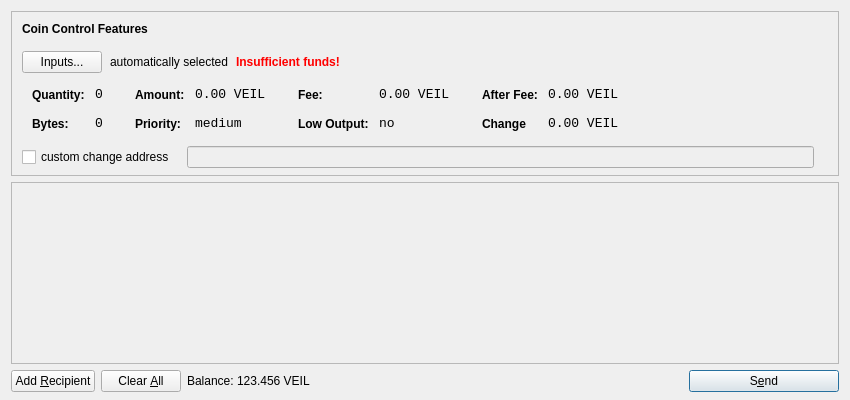
<?xml version="1.0" encoding="UTF-8"?>
<ui version="4.0">
 <class>SendCoinsDialog</class>
 <widget class="QDialog" name="SendCoinsDialog">
  <property name="geometry">
   <rect>
    <x>0</x>
    <y>0</y>
    <width>850</width>
    <height>400</height>
   </rect>
  </property>
  <property name="windowTitle">
   <string>Send Coins</string>
  </property>
  <layout class="QVBoxLayout" name="verticalLayout" stretch="0,1,0">
   <property name="bottomMargin">
    <number>8</number>
   </property>
   <item>
    <widget class="QFrame" name="frameCoinControl">
     <property name="sizePolicy">
      <sizepolicy hsizetype="Expanding" vsizetype="Expanding">
       <horstretch>0</horstretch>
       <verstretch>0</verstretch>
      </sizepolicy>
     </property>
     <property name="maximumSize">
      <size>
       <width>16777215</width>
       <height>16777215</height>
      </size>
     </property>
     <property name="frameShape">
      <enum>QFrame::StyledPanel</enum>
     </property>
     <property name="frameShadow">
      <enum>QFrame::Sunken</enum>
     </property>
     <layout class="QVBoxLayout" name="verticalLayoutCoinControl2">
      <property name="spacing">
       <number>-1</number>
      </property>
      <property name="leftMargin">
       <number>0</number>
      </property>
      <property name="topMargin">
       <number>0</number>
      </property>
      <property name="rightMargin">
       <number>0</number>
      </property>
      <property name="bottomMargin">
       <number>6</number>
      </property>
      <item>
       <layout class="QVBoxLayout" name="verticalLayoutCoinControl" stretch="0,0,0,0,1">
        <property name="spacing">
         <number>0</number>
        </property>
        <property name="leftMargin">
         <number>10</number>
        </property>
        <property name="topMargin">
         <number>10</number>
        </property>
        <item>
         <layout class="QHBoxLayout" name="horizontalLayoutCoinControl1">
          <property name="bottomMargin">
           <number>15</number>
          </property>
          <item>
           <widget class="QLabel" name="labelCoinControlFeatures">
            <property name="sizePolicy">
             <sizepolicy hsizetype="Preferred" vsizetype="Maximum">
              <horstretch>0</horstretch>
              <verstretch>0</verstretch>
             </sizepolicy>
            </property>
            <property name="font">
             <font>
              <weight>75</weight>
              <bold>true</bold>
             </font>
            </property>
            <property name="styleSheet">
             <string notr="true">font-weight:bold;</string>
            </property>
            <property name="text">
             <string>Coin Control Features</string>
            </property>
           </widget>
          </item>
         </layout>
        </item>
        <item>
         <layout class="QHBoxLayout" name="horizontalLayoutCoinControl2" stretch="0,0,0,0">
          <property name="spacing">
           <number>8</number>
          </property>
          <property name="bottomMargin">
           <number>10</number>
          </property>
          <item>
           <widget class="QPushButton" name="pushButtonCoinControl">
            <property name="styleSheet">
             <string notr="true"/>
            </property>
            <property name="text">
             <string>Inputs...</string>
            </property>
           </widget>
          </item>
          <item>
           <widget class="QLabel" name="labelCoinControlAutomaticallySelected">
            <property name="text">
             <string>automatically selected</string>
            </property>
            <property name="margin">
             <number>5</number>
            </property>
           </widget>
          </item>
          <item>
           <widget class="QLabel" name="labelCoinControlInsuffFunds">
            <property name="font">
             <font>
              <weight>75</weight>
              <bold>true</bold>
             </font>
            </property>
            <property name="styleSheet">
             <string notr="true">color:red;font-weight:bold;</string>
            </property>
            <property name="text">
             <string>Insufficient funds!</string>
            </property>
            <property name="margin">
             <number>5</number>
            </property>
           </widget>
          </item>
          <item>
           <spacer name="horizontalSpacerCoinControl">
            <property name="orientation">
             <enum>Qt::Horizontal</enum>
            </property>
            <property name="sizeHint" stdset="0">
             <size>
              <width>40</width>
              <height>1</height>
             </size>
            </property>
           </spacer>
          </item>
         </layout>
        </item>
        <item>
         <widget class="QWidget" name="widgetCoinControl" native="true">
          <property name="sizePolicy">
           <sizepolicy hsizetype="Preferred" vsizetype="Preferred">
            <horstretch>0</horstretch>
            <verstretch>0</verstretch>
           </sizepolicy>
          </property>
          <property name="minimumSize">
           <size>
            <width>0</width>
            <height>0</height>
           </size>
          </property>
          <property name="styleSheet">
           <string notr="true"/>
          </property>
          <layout class="QHBoxLayout" name="horizontalLayoutCoinControl5">
           <property name="margin">
            <number>0</number>
           </property>
           <item>
            <layout class="QHBoxLayout" name="horizontalLayoutCoinControl3" stretch="0,0,0,1">
             <property name="spacing">
              <number>20</number>
             </property>
             <property name="topMargin">
              <number>0</number>
             </property>
             <property name="bottomMargin">
              <number>10</number>
             </property>
             <item>
              <layout class="QFormLayout" name="formLayoutCoinControl1">
               <property name="horizontalSpacing">
                <number>10</number>
               </property>
               <property name="verticalSpacing">
                <number>14</number>
               </property>
               <property name="leftMargin">
                <number>10</number>
               </property>
               <property name="topMargin">
                <number>4</number>
               </property>
               <property name="rightMargin">
                <number>6</number>
               </property>
               <item row="0" column="0">
                <widget class="QLabel" name="labelCoinControlQuantityText">
                 <property name="styleSheet">
                  <string notr="true">font-weight:bold;</string>
                 </property>
                 <property name="text">
                  <string>Quantity:</string>
                 </property>
                 <property name="margin">
                  <number>0</number>
                 </property>
                </widget>
               </item>
               <item row="0" column="1">
                <widget class="QLabel" name="labelCoinControlQuantity">
                 <property name="font">
                  <font>
                   <family>Monospace</family>
                   <pointsize>10</pointsize>
                  </font>
                 </property>
                 <property name="cursor">
                  <cursorShape>IBeamCursor</cursorShape>
                 </property>
                 <property name="contextMenuPolicy">
                  <enum>Qt::ActionsContextMenu</enum>
                 </property>
                 <property name="text">
                  <string>0</string>
                 </property>
                 <property name="margin">
                  <number>0</number>
                 </property>
                 <property name="textInteractionFlags">
                  <set>Qt::LinksAccessibleByMouse|Qt::TextSelectableByKeyboard|Qt::TextSelectableByMouse</set>
                 </property>
                </widget>
               </item>
               <item row="1" column="0">
                <widget class="QLabel" name="labelCoinControlBytesText">
                 <property name="styleSheet">
                  <string notr="true">font-weight:bold;</string>
                 </property>
                 <property name="text">
                  <string>Bytes:</string>
                 </property>
                </widget>
               </item>
               <item row="1" column="1">
                <widget class="QLabel" name="labelCoinControlBytes">
                 <property name="font">
                  <font>
                   <family>Monospace</family>
                   <pointsize>10</pointsize>
                  </font>
                 </property>
                 <property name="cursor">
                  <cursorShape>IBeamCursor</cursorShape>
                 </property>
                 <property name="contextMenuPolicy">
                  <enum>Qt::ActionsContextMenu</enum>
                 </property>
                 <property name="text">
                  <string>0</string>
                 </property>
                 <property name="textInteractionFlags">
                  <set>Qt::LinksAccessibleByMouse|Qt::TextSelectableByKeyboard|Qt::TextSelectableByMouse</set>
                 </property>
                </widget>
               </item>
              </layout>
             </item>
             <item>
              <layout class="QFormLayout" name="formLayoutCoinControl2">
               <property name="horizontalSpacing">
                <number>10</number>
               </property>
               <property name="verticalSpacing">
                <number>14</number>
               </property>
               <property name="leftMargin">
                <number>6</number>
               </property>
               <property name="topMargin">
                <number>4</number>
               </property>
               <property name="rightMargin">
                <number>6</number>
               </property>
               <item row="0" column="0">
                <widget class="QLabel" name="labelCoinControlAmountText">
                 <property name="styleSheet">
                  <string notr="true">font-weight:bold;</string>
                 </property>
                 <property name="text">
                  <string>Amount:</string>
                 </property>
                 <property name="margin">
                  <number>0</number>
                 </property>
                </widget>
               </item>
               <item row="0" column="1">
                <widget class="QLabel" name="labelCoinControlAmount">
                 <property name="font">
                  <font>
                   <family>Monospace</family>
                   <pointsize>10</pointsize>
                  </font>
                 </property>
                 <property name="cursor">
                  <cursorShape>IBeamCursor</cursorShape>
                 </property>
                 <property name="contextMenuPolicy">
                  <enum>Qt::ActionsContextMenu</enum>
                 </property>
                 <property name="text">
                  <string>0.00 VEIL</string>
                 </property>
                 <property name="textInteractionFlags">
                  <set>Qt::LinksAccessibleByMouse|Qt::TextSelectableByKeyboard|Qt::TextSelectableByMouse</set>
                 </property>
                </widget>
               </item>
               <item row="1" column="0">
                <widget class="QLabel" name="labelCoinControlPriorityText">
                 <property name="styleSheet">
                  <string notr="true">font-weight:bold;</string>
                 </property>
                 <property name="text">
                  <string>Priority:</string>
                 </property>
                </widget>
               </item>
               <item row="1" column="1">
                <widget class="QLabel" name="labelCoinControlPriority">
                 <property name="font">
                  <font>
                   <family>Monospace</family>
                   <pointsize>10</pointsize>
                  </font>
                 </property>
                 <property name="cursor">
                  <cursorShape>IBeamCursor</cursorShape>
                 </property>
                 <property name="contextMenuPolicy">
                  <enum>Qt::ActionsContextMenu</enum>
                 </property>
                 <property name="text">
                  <string>medium</string>
                 </property>
                 <property name="textInteractionFlags">
                  <set>Qt::LinksAccessibleByMouse|Qt::TextSelectableByKeyboard|Qt::TextSelectableByMouse</set>
                 </property>
                </widget>
               </item>
              </layout>
             </item>
             <item>
              <layout class="QFormLayout" name="formLayoutCoinControl3">
               <property name="horizontalSpacing">
                <number>10</number>
               </property>
               <property name="verticalSpacing">
                <number>14</number>
               </property>
               <property name="leftMargin">
                <number>6</number>
               </property>
               <property name="topMargin">
                <number>4</number>
               </property>
               <property name="rightMargin">
                <number>6</number>
               </property>
               <item row="0" column="0">
                <widget class="QLabel" name="labelCoinControlFeeText">
                 <property name="styleSheet">
                  <string notr="true">font-weight:bold;</string>
                 </property>
                 <property name="text">
                  <string>Fee:</string>
                 </property>
                 <property name="margin">
                  <number>0</number>
                 </property>
                </widget>
               </item>
               <item row="0" column="1">
                <widget class="QLabel" name="labelCoinControlFee">
                 <property name="font">
                  <font>
                   <family>Monospace</family>
                   <pointsize>10</pointsize>
                  </font>
                 </property>
                 <property name="cursor">
                  <cursorShape>IBeamCursor</cursorShape>
                 </property>
                 <property name="contextMenuPolicy">
                  <enum>Qt::ActionsContextMenu</enum>
                 </property>
                 <property name="text">
                  <string>0.00 VEIL</string>
                 </property>
                 <property name="textInteractionFlags">
                  <set>Qt::LinksAccessibleByMouse|Qt::TextSelectableByKeyboard|Qt::TextSelectableByMouse</set>
                 </property>
                </widget>
               </item>
               <item row="1" column="0">
                <widget class="QLabel" name="labelCoinControlLowOutputText">
                 <property name="styleSheet">
                  <string notr="true">font-weight:bold;</string>
                 </property>
                 <property name="text">
                  <string>Low Output:</string>
                 </property>
                </widget>
               </item>
               <item row="1" column="1">
                <widget class="QLabel" name="labelCoinControlLowOutput">
                 <property name="font">
                  <font>
                   <family>Monospace</family>
                   <pointsize>10</pointsize>
                  </font>
                 </property>
                 <property name="cursor">
                  <cursorShape>IBeamCursor</cursorShape>
                 </property>
                 <property name="contextMenuPolicy">
                  <enum>Qt::ActionsContextMenu</enum>
                 </property>
                 <property name="text">
                  <string>no</string>
                 </property>
                 <property name="textInteractionFlags">
                  <set>Qt::LinksAccessibleByMouse|Qt::TextSelectableByKeyboard|Qt::TextSelectableByMouse</set>
                 </property>
                </widget>
               </item>
              </layout>
             </item>
             <item>
              <layout class="QFormLayout" name="formLayoutCoinControl4">
               <property name="horizontalSpacing">
                <number>10</number>
               </property>
               <property name="verticalSpacing">
                <number>14</number>
               </property>
               <property name="leftMargin">
                <number>6</number>
               </property>
               <property name="topMargin">
                <number>4</number>
               </property>
               <property name="rightMargin">
                <number>6</number>
               </property>
               <item row="0" column="0">
                <widget class="QLabel" name="labelCoinControlAfterFeeText">
                 <property name="styleSheet">
                  <string notr="true">font-weight:bold;</string>
                 </property>
                 <property name="text">
                  <string>After Fee:</string>
                 </property>
                 <property name="margin">
                  <number>0</number>
                 </property>
                </widget>
               </item>
               <item row="0" column="1">
                <widget class="QLabel" name="labelCoinControlAfterFee">
                 <property name="font">
                  <font>
                   <family>Monospace</family>
                   <pointsize>10</pointsize>
                  </font>
                 </property>
                 <property name="cursor">
                  <cursorShape>IBeamCursor</cursorShape>
                 </property>
                 <property name="contextMenuPolicy">
                  <enum>Qt::ActionsContextMenu</enum>
                 </property>
                 <property name="text">
                  <string>0.00 VEIL</string>
                 </property>
                 <property name="textInteractionFlags">
                  <set>Qt::LinksAccessibleByMouse|Qt::TextSelectableByKeyboard|Qt::TextSelectableByMouse</set>
                 </property>
                </widget>
               </item>
               <item row="1" column="0">
                <widget class="QLabel" name="labelCoinControlChangeText">
                 <property name="styleSheet">
                  <string notr="true">font-weight:bold;</string>
                 </property>
                 <property name="text">
                  <string>Change</string>
                 </property>
                </widget>
               </item>
               <item row="1" column="1">
                <widget class="QLabel" name="labelCoinControlChange">
                 <property name="font">
                  <font>
                   <family>Monospace</family>
                   <pointsize>10</pointsize>
                  </font>
                 </property>
                 <property name="cursor">
                  <cursorShape>IBeamCursor</cursorShape>
                 </property>
                 <property name="contextMenuPolicy">
                  <enum>Qt::ActionsContextMenu</enum>
                 </property>
                 <property name="text">
                  <string>0.00 VEIL</string>
                 </property>
                 <property name="textInteractionFlags">
                  <set>Qt::LinksAccessibleByMouse|Qt::TextSelectableByKeyboard|Qt::TextSelectableByMouse</set>
                 </property>
                </widget>
               </item>
              </layout>
             </item>
            </layout>
           </item>
          </layout>
         </widget>
        </item>
        <item>
         <layout class="QHBoxLayout" name="horizontalLayoutCoinControl4" stretch="0,0,0">
          <property name="spacing">
           <number>12</number>
          </property>
          <property name="sizeConstraint">
           <enum>QLayout::SetDefaultConstraint</enum>
          </property>
          <property name="topMargin">
           <number>5</number>
          </property>
          <property name="rightMargin">
           <number>5</number>
          </property>
          <item>
           <widget class="QCheckBox" name="checkBoxCoinControlChange">
            <property name="text">
             <string>custom change address</string>
            </property>
           </widget>
          </item>
          <item>
           <widget class="QLineEdit" name="lineEditCoinControlChange">
            <property name="enabled">
             <bool>false</bool>
            </property>
            <property name="sizePolicy">
             <sizepolicy hsizetype="Expanding" vsizetype="Fixed">
              <horstretch>0</horstretch>
              <verstretch>0</verstretch>
             </sizepolicy>
            </property>
           </widget>
          </item>
          <item>
           <widget class="QLabel" name="labelCoinControlChangeLabel">
            <property name="sizePolicy">
             <sizepolicy hsizetype="Preferred" vsizetype="Expanding">
              <horstretch>0</horstretch>
              <verstretch>0</verstretch>
             </sizepolicy>
            </property>
            <property name="minimumSize">
             <size>
              <width>0</width>
              <height>0</height>
             </size>
            </property>
            <property name="text">
             <string/>
            </property>
            <property name="margin">
             <number>3</number>
            </property>
           </widget>
          </item>
         </layout>
        </item>
        <item>
         <spacer name="verticalSpacerCoinControl">
          <property name="orientation">
           <enum>Qt::Vertical</enum>
          </property>
          <property name="sizeHint" stdset="0">
           <size>
            <width>800</width>
            <height>1</height>
           </size>
          </property>
         </spacer>
        </item>
       </layout>
      </item>
     </layout>
    </widget>
   </item>
   <item>
    <widget class="QScrollArea" name="scrollArea">
     <property name="widgetResizable">
      <bool>true</bool>
     </property>
     <widget class="QWidget" name="scrollAreaWidgetContents">
      <property name="geometry">
       <rect>
        <x>0</x>
        <y>0</y>
        <width>830</width>
        <height>165</height>
       </rect>
      </property>
      <layout class="QVBoxLayout" name="verticalLayout_2">
       <property name="margin">
        <number>0</number>
       </property>
       <item>
        <layout class="QVBoxLayout" name="entries">
         <property name="spacing">
          <number>6</number>
         </property>
        </layout>
       </item>
       <item>
        <spacer name="verticalSpacer">
         <property name="orientation">
          <enum>Qt::Vertical</enum>
         </property>
         <property name="sizeHint" stdset="0">
          <size>
           <width>20</width>
           <height>40</height>
          </size>
         </property>
        </spacer>
       </item>
      </layout>
     </widget>
    </widget>
   </item>
   <item>
    <layout class="QHBoxLayout" name="horizontalLayout">
     <item>
      <widget class="QPushButton" name="addButton">
       <property name="toolTip">
        <string>Send to multiple recipients at once</string>
       </property>
       <property name="text">
        <string>Add &amp;Recipient</string>
       </property>
       <property name="icon">
        <iconset resource="../bitcoin.qrc">
         <normaloff>:/icons/add</normaloff>:/icons/add</iconset>
       </property>
       <property name="autoDefault">
        <bool>false</bool>
       </property>
      </widget>
     </item>
     <item>
      <widget class="QPushButton" name="clearButton">
       <property name="sizePolicy">
        <sizepolicy hsizetype="Minimum" vsizetype="Fixed">
         <horstretch>0</horstretch>
         <verstretch>0</verstretch>
        </sizepolicy>
       </property>
       <property name="toolTip">
        <string>Remove all transaction fields</string>
       </property>
       <property name="text">
        <string>Clear &amp;All</string>
       </property>
       <property name="icon">
        <iconset resource="../bitcoin.qrc">
         <normaloff>:/icons/remove</normaloff>:/icons/remove</iconset>
       </property>
       <property name="autoRepeatDelay">
        <number>300</number>
       </property>
       <property name="autoDefault">
        <bool>false</bool>
       </property>
      </widget>
     </item>
     <item>
      <layout class="QHBoxLayout" name="horizontalLayout_2">
       <property name="spacing">
        <number>3</number>
       </property>
       <item>
        <widget class="QLabel" name="label">
         <property name="sizePolicy">
          <sizepolicy hsizetype="Preferred" vsizetype="Fixed">
           <horstretch>0</horstretch>
           <verstretch>0</verstretch>
          </sizepolicy>
         </property>
         <property name="text">
          <string>Balance:</string>
         </property>
        </widget>
       </item>
       <item>
        <widget class="QLabel" name="labelBalance">
         <property name="sizePolicy">
          <sizepolicy hsizetype="Preferred" vsizetype="Fixed">
           <horstretch>0</horstretch>
           <verstretch>0</verstretch>
          </sizepolicy>
         </property>
         <property name="cursor">
          <cursorShape>IBeamCursor</cursorShape>
         </property>
         <property name="text">
          <string>123.456 VEIL</string>
         </property>
         <property name="textInteractionFlags">
          <set>Qt::LinksAccessibleByMouse|Qt::TextSelectableByKeyboard|Qt::TextSelectableByMouse</set>
         </property>
        </widget>
       </item>
      </layout>
     </item>
     <item>
      <spacer name="horizontalSpacer">
       <property name="orientation">
        <enum>Qt::Horizontal</enum>
       </property>
       <property name="sizeHint" stdset="0">
        <size>
         <width>40</width>
         <height>20</height>
        </size>
       </property>
      </spacer>
     </item>
     <item>
      <widget class="QPushButton" name="sendButton">
       <property name="minimumSize">
        <size>
         <width>150</width>
         <height>0</height>
        </size>
       </property>
       <property name="toolTip">
        <string>Confirm the send action</string>
       </property>
       <property name="text">
        <string>S&amp;end</string>
       </property>
       <property name="icon">
        <iconset resource="../bitcoin.qrc">
         <normaloff>:/icons/send</normaloff>:/icons/send</iconset>
       </property>
       <property name="default">
        <bool>true</bool>
       </property>
      </widget>
     </item>
    </layout>
   </item>
  </layout>
 </widget>
 <resources>
  <include location="../bitcoin.qrc"/>
 </resources>
 <connections/>
</ui>
